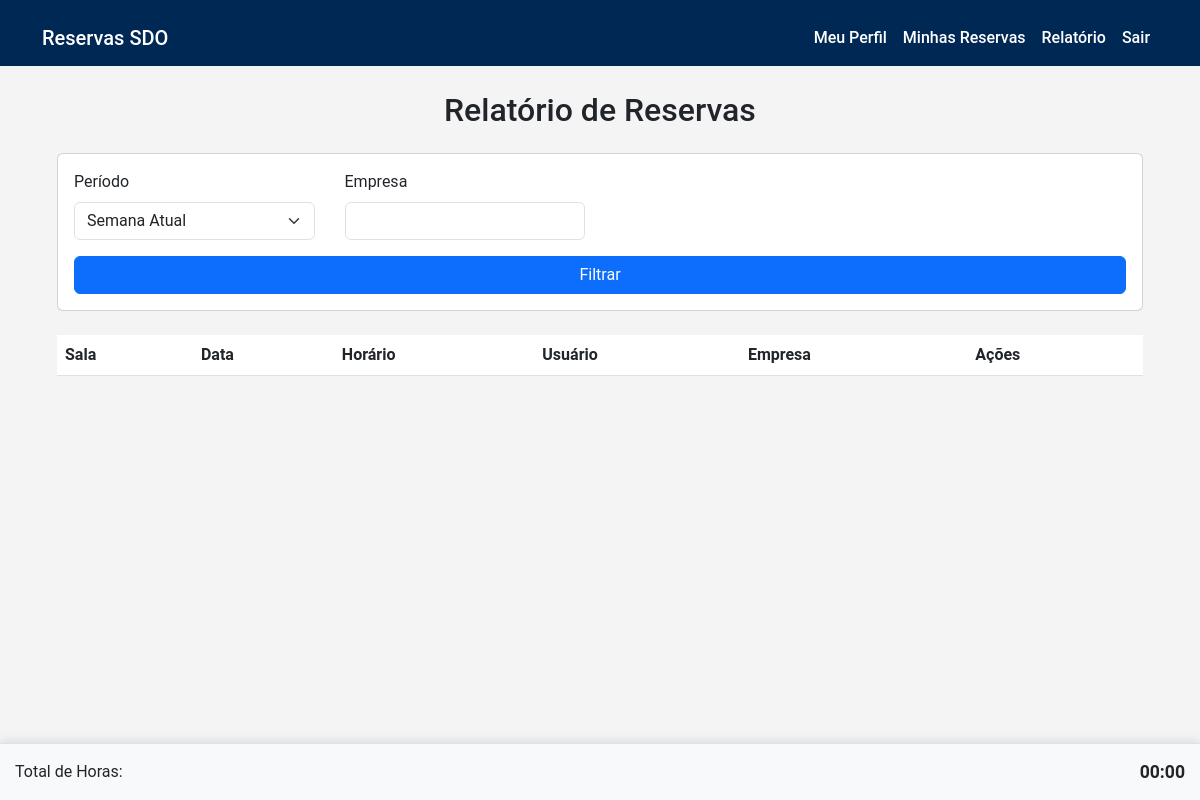
Before: /reservas/relatorio/ (signed in) with the older database file.
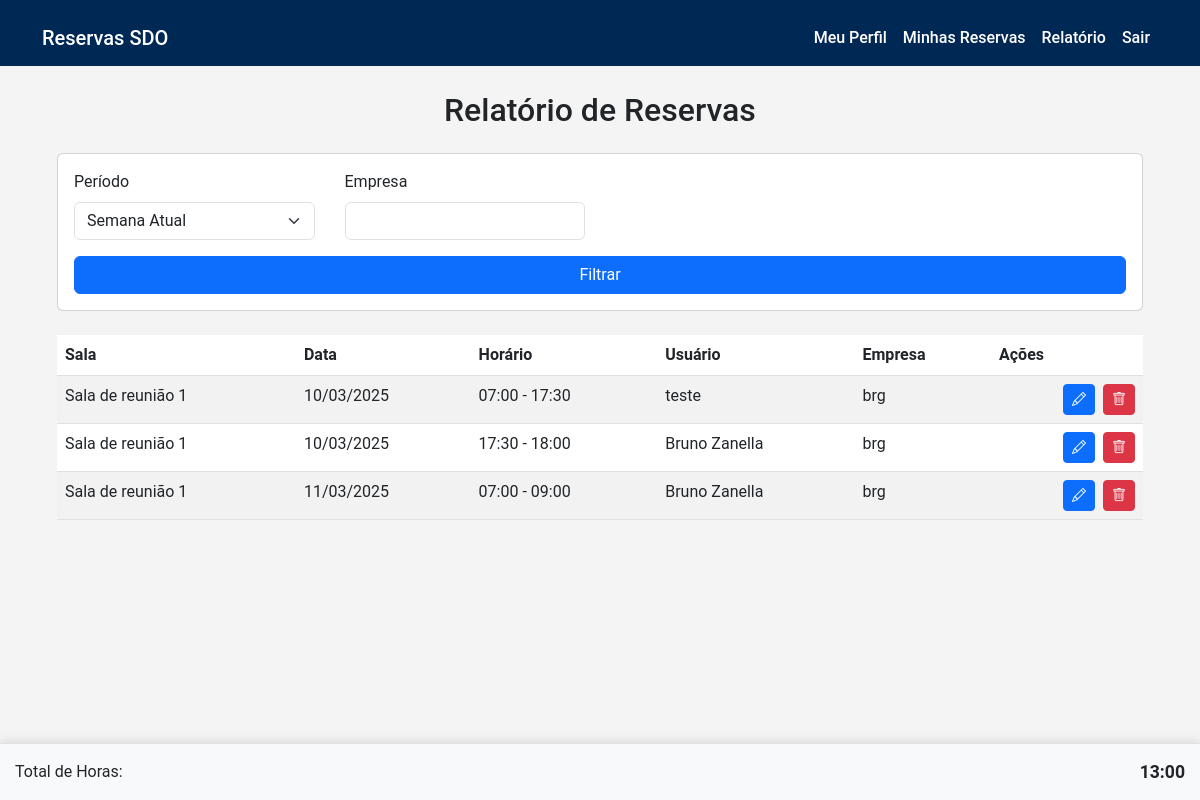
After: the same page with the newer database file.
### reservas/models.py (models this page shows, shortened)
class Reserva(models.Model):
    usuario = models.ForeignKey(settings.AUTH_USER_MODEL, on_delete=models.CASCADE, null=True, blank=True)
    nome_nao_registrado = models.CharField(max_length=100, null=True, blank=True)
    empresa_nao_registrado = models.CharField(max_length=100, null=True, blank=True)
    sala = models.ForeignKey(Sala, on_delete=models.CASCADE)
    data = models.DateField()
    hora_inicio = models.TimeField()
    hora_fim = models.TimeField()
    criado_em = models.DateTimeField(auto_now_add=True)
    class Meta:
        ordering = ['data', 'hora_inicio']
    def get_nome_usuario(self):
        if self.usuario:
            return f"{self.usuario.nome} {self.usuario.sobrenome}"
        return self.nome_nao_registrado
    def get_empresa(self):
        if self.usuario:
            return self.usuario.empresa
        return self.empresa_nao_registrado
    def display_usuario(self):
        """Retorna o nome do usuário ou o nome não registrado."""
        if self.usuario:
            return self.usuario.nome
        return self.nome_nao_registrado
    display_usuario.short_description = 'Usuário'

### salas/models.py (models this page shows, shortened)
class Sala(models.Model):
    nome = models.CharField(max_length=100)
    imagem = models.ImageField(upload_to='salas/', default='salas/logo.png')  # Definindo imagem padrão
    tamanho = models.CharField(max_length=50)
    capacidade = models.IntegerField()

### usuarios/models.py (models this page shows, shortened)
class Usuario(AbstractUser):
    nome = models.CharField(max_length=100)
    sobrenome = models.CharField(max_length=100)
    email = models.EmailField(unique=True)
    telefone = models.CharField(max_length=20)
    empresa = models.CharField(max_length=100)

### reservas/views.py (the view)
# urls.py: path('relatorio/', views.relatorio_reservas, name='relatorio_reservas'),
@user_passes_test(is_admin)
def relatorio_reservas(request):
    hoje = timezone.localtime().date()
    inicio_semana = hoje - timedelta(days=hoje.weekday())
    fim_semana = inicio_semana + timedelta(days=6)
    periodo = request.GET.get('periodo', 'semana')
    empresa = request.GET.get('empresa')
    data_inicio = request.GET.get('data_inicio')
    data_fim = request.GET.get('data_fim')
    reservas = Reserva.objects.all()
    if periodo == 'semana':
        reservas = reservas.filter(data__range=[inicio_semana, fim_semana])
    elif periodo == 'semana_anterior':
        reservas = reservas.filter(
            data__range=[inicio_semana - timedelta(days=7), fim_semana - timedelta(days=7)]
        )
    elif periodo == 'semana_seguinte':
        reservas = reservas.filter(
            data__range=[inicio_semana + timedelta(days=7), fim_semana + timedelta(days=7)]
        )
    elif periodo == 'mes':
        reservas = reservas.filter(
            data__year=hoje.year,
            data__month=hoje.month
        )
    elif periodo == 'mes_anterior':
        mes_anterior = hoje.replace(day=1) - timedelta(days=1)
        reservas = reservas.filter(
            data__year=mes_anterior.year,
            data__month=mes_anterior.month
        )
    elif periodo == 'personalizado' and data_inicio and data_fim:
        reservas = reservas.filter(data__range=[data_inicio, data_fim])
    if empresa:
        reservas = reservas.filter(
            models.Q(usuario__empresa__icontains=empresa) |
            models.Q(empresa_nao_registrado__icontains=empresa)
        )
    total_horas = timedelta()
    for reserva in reservas:
        inicio = datetime.combine(reserva.data, reserva.hora_inicio)
        fim = datetime.combine(reserva.data, reserva.hora_fim)
        total_horas += fim - inicio
    total_horas_minutes = int(total_horas.total_seconds() // 60)
    horas = total_horas_minutes // 60
    minutos = total_horas_minutes % 60
    total_horas_str = f"{horas:02d}:{minutos:02d}"
    context = {
        'reservas': reservas,
        'total_horas': total_horas_str,
        'periodo': periodo,
        'empresa': empresa,
        'data_inicio': data_inicio,
        'data_fim': data_fim,
    }
    return render(request, 'reservas/relatorio.html', context)

### reservas/views.py (called while the page is built)
def is_admin(user):
    return user.is_staff

### templates/reservas/relatorio.html (shortened to what this page needs)
{% extends 'base.html' %}
{% block content %}
<link rel="stylesheet" href="https://cdn.datatables.net/1.13.6/css/jquery.dataTables.min.css">
<link rel="stylesheet" href="https://cdn.datatables.net/buttons/2.4.1/css/buttons.dataTables.min.css">
<link rel="stylesheet" href="https://cdn.jsdelivr.net/npm/bootstrap-icons@1.10.0/font/bootstrap-icons.css">
<div class="relatorio-container">
    <h2 class="text-center mb-4">Relatório de Reservas</h2>
    <div class="card mb-4">
        <div class="card-body">
            <form method="get" class="form-row">
                <div class="col-md-3">
                    <label class="form-label">Período</label>
                    <select name="periodo" class="form-select" onchange="toggleDataPersonalizada(this.value)">
                        <option value="semana" {% if periodo == 'semana' %}selected{% endif %}>Semana Atual</option>
                    </select>
                </div>
                <div class="col-md-3">
                    <label class="form-label">Empresa</label>
                    <input type="text" name="empresa" class="form-control" value="{{ empresa|default:'' }}">
                </div>
                <div class="col-12 mt-3">
                    <button type="submit" class="btn btn-primary w-100 w-md-auto">Filtrar</button>
                </div>
            </form>
        </div>
    </div>
    <div class="table-desktop">
        <div class="table-responsive">
            <table id="reservasTable" class="table table-striped">
                <thead>
                    <tr>
                        <th>Sala</th>
                        <th>Data</th>
                        <th>Horário</th>
                        <th>Usuário</th>
                        <th>Empresa</th>
                        <th>Ações</th>
                    </tr>
                </thead>
                <tbody>
                    {% for reserva in reservas %}
                    <tr>
                        <td>{{ reserva.sala.nome }}</td>
                        <td>{{ reserva.data|date:"d/m/Y" }}</td>
                        <td>{{ reserva.hora_inicio|time:"H:i" }} - {{ reserva.hora_fim|time:"H:i" }}</td>
                        <td>{{ reserva.get_nome_usuario }}</td>
                        <td>{{ reserva.get_empresa }}</td>
                        <td>
                            <div class="d-flex gap-2 justify-content-end">
                                <a href="{% url 'editar_reserva' reserva.id %}" class="btn btn-sm btn-primary">
                                    <i class="bi bi-pencil"></i>
                                </a>
                                <a href="{% url 'excluir_reserva' reserva.id %}" class="btn btn-sm btn-danger">
                                    <i class="bi bi-trash"></i>
                                </a>
                            </div>
                        </td>
                    </tr>
                    {% endfor %}
                </tbody>
            </table>
        </div>
    </div>
    <div class="total-fixed">
        <span>Total de Horas:</span>
        <strong id="totalHorasValue">{{ total_horas }}</strong>
    </div>
</div>
{% endblock %}

### templates/base.html (shortened to what this page needs)
<!DOCTYPE html>
{% load static %}
<html lang="pt-br">
<head>
    <link href="https://cdn.jsdelivr.net/npm/bootstrap@5.3.0/dist/css/bootstrap.min.css" rel="stylesheet">
    <link rel="stylesheet" href="https://cdn.jsdelivr.net/npm/bootstrap-icons@1.11.2/font/bootstrap-icons.css">
    <link href="https://cdnjs.cloudflare.com/ajax/libs/font-awesome/6.0.0-beta3/css/all.min.css" rel="stylesheet">
    <link rel="stylesheet" href="https://cdn.datatables.net/1.13.4/css/jquery.dataTables.min.css">
    <link rel="stylesheet" href="https://cdn.datatables.net/buttons/2.3.6/css/buttons.dataTables.min.css">
</head>
<body>
    <nav class="navbar navbar-expand-lg navbar-dark">
        <div class="container">
            <a class="navbar-brand" href="{% url 'home' %}">Reservas SDO</a>
            <div class="collapse navbar-collapse" id="navbarNav">
                <ul class="navbar-nav ms-auto">
                    {% if user.is_authenticated %}
                        <li class="nav-item">
                            <a class="nav-link" href="{% url 'perfil' %}">Meu Perfil</a>
                        </li>
                        <li class="nav-item">
                            <a class="nav-link" href="{% url 'minhas_reservas' %}">Minhas Reservas</a>
                        </li>
                        <li class="nav-item">
                            {% if user.is_staff %}
                                <a class="nav-link" href="{% url 'relatorio_reservas' %}">Relatório</a>
                            {% endif %}
                        </li>
                        <li class="nav-item">
                            <a class="nav-link" href="{% url 'logout' %}">Sair</a>
                        </li>
                    {% endif %}
                </ul>
            </div>
        </div>
    </nav>
    <div class="container">
        {% block content %}
        {% endblock %}
    </div>
</body>
</html>

### templates/base.html (style rules this page uses)
body { background-color: #f4f4f4; font-family: 'Roboto', sans-serif; }
.navbar { background-color: #002855; }
.navbar-brand, .nav-link { color: #ffffff !important; font-weight: 500; }
.container { margin-top: 10px; }

### templates/reservas/relatorio.html (style rules this page uses)
.relatorio-container { padding: 15px; padding-bottom: 70px; }
@media (min-width: 768px) { .table-desktop { display: block; margin-bottom: 60px; } }
@media (min-width: 768px) { .form-row { display: flex; flex-direction: row; flex-wrap: wrap; margin-right: -15px; margin-left: -15px; } }
@media (min-width: 768px) { .form-row > div { padding-right: 15px; padding-left: 15px; } }
.total-fixed { position: fixed; bottom: 0; left: 0; right: 0; background-color: #f8f9fa; padding: 15px; border-top: 1px solid #dee2e6; display: flex; justify-content: space-between; align-items: center; z-index: 1000; box-shadow: 0 -2px 10px rgba(0,0,0,0.1); }
.total-fixed strong { font-size: 1.1rem; }

Changed rows visible on the page:
added Reserva: sala.nome "Sala de reunião 1", data "10/03/2025", hora_inicio "07:00", hora_fim "17:30", get_nome_usuario "teste", get_empresa "brg"
added Reserva: sala.nome "Sala de reunião 1", data "10/03/2025", hora_inicio "17:30", hora_fim "18:00", get_nome_usuario "Bruno Zanella", get_empresa "brg"
added Reserva: sala.nome "Sala de reunião 1", data "11/03/2025", hora_inicio "07:00", hora_fim "09:00", get_nome_usuario "Bruno Zanella", get_empresa "brg"
Other visible differences:
{{ total_horas }}: "00:00" → "13:00"
